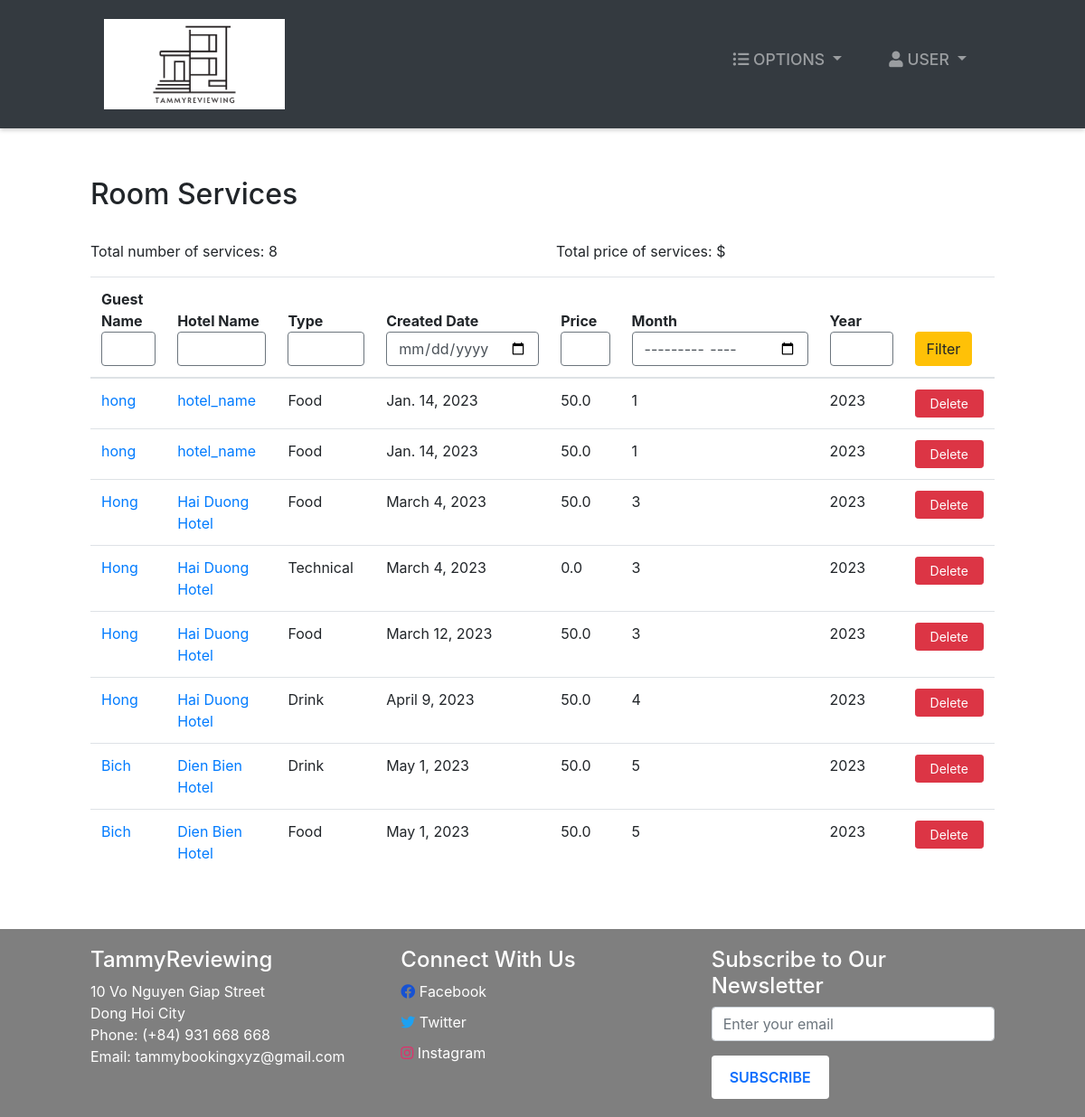
/room-services/ (signed in), run on the app's committed database.
### room/models.py (models this page shows, shortened)
class RoomServices(models.Model):
    SERVICES_TYPES = (
        ('Food', 'Food'),
        ('Drink', 'Drink'),
        ('Cleaning', 'Cleaning'),
        ('Technical', 'Technical'),
    )
    curBooking = models.ForeignKey(
        Booking,   null=True, on_delete=models.CASCADE)
    room = models.ForeignKey(Room, on_delete=models.CASCADE)
    createdDate = models.DateField(default=timezone.now)
    servicesType = models.CharField(max_length=20, choices=SERVICES_TYPES)
    price = models.FloatField()

class Booking(models.Model):
    roomNumber = models.ForeignKey(Room, on_delete=models.CASCADE)
    guest = models.ForeignKey(Guest, null=True, on_delete=models.CASCADE)
    dateOfReservation = models.DateField(default=timezone.now)
    startDate = models.DateField()
    endDate = models.DateField()
    has_reviewed = models.BooleanField(default=False)

class Room(models.Model):
    ROOM_TYPES = (
        ('Hotel', 'Hotel'),
        ('HomeStay', 'HomeStay'),
        ('Normal', 'Normal'),
        ('Vip', 'Vip'),
        ('King', 'King'),
    )
    ROOM_ADDRESS = (
        ('Ha Noi','Ha Noi'),
        ('Da Nang','Da Nang'),
        ('Ho Chi Minh','Ho Chi Minh'),
    )
    ROOM_INCLUDE = (
        ('Breakfast','Breakfast'),
        ('Bar','Bar'),
        ('Free WiFi','Free WiFi'),
        ('Room service','Room service'),
        ('Private Bathroom','Private Bathroom'),
    )
    DISTRICT = (
        ('Dong Hoi City ','Dong Hoi City'),
        ('Bo Trach District ','Bo Trach District'),
    )
    number = models.AutoField(primary_key=True)
    capacity = models.SmallIntegerField()
    numberOfBeds = models.SmallIntegerField()
    roomType = models.TextField(max_length=20,choices=ROOM_TYPES)
    price = models.FloatField()
    statusStartDate = models.DateField(null=True)
    statusEndDate = models.DateField(null=True)
    address = models.CharField(max_length=100)
    hotel_name = models.CharField(max_length=50)
    room_include = MultiSelectField( max_length=200, choices=ROOM_INCLUDE,)
    district = models.TextField( max_length=22, choices=DISTRICT,default="")
    nearby_places =  models.CharField( max_length=200,default="")
    room_area = models.CharField( max_length=15,default="")
    discount = models.FloatField(default=0.0)
    images = models.ImageField(upload_to='room_images/', blank=True)
    tourist_place = models.ManyToManyField(TouristPlace)

### accounts/models.py (models this page shows, shortened)
class Guest(models.Model):
    user = models.OneToOneField(User, null=True, on_delete=models.CASCADE)
    phoneNumber = PhoneNumberField(unique=True)

### room/views.py (the view, shortened to what this page needs)
# urls.py: path('room-services/', room_services, name="room-services"),
@ login_required(login_url='login')
def room_services(request):
    role = str(request.user.groups.all()[0])
    path = role + "/"
    room_services = RoomServices.objects.all()
    context = {
        "role": role,
        "room_services": room_services
    }
    return render(request, path + "room-services.html", context)

### Templates/admin/room-services.html
{% extends '../index.html' %}
{% block context %}
{% include '../common_pages/room-services.html' %}
{% endblock %}

### Templates/common_pages/room-services.html (shortened to what this page needs)
<div class="main-page py-4">
    <div class="table-responsive">
        <div class="table-header row">
            <div class="col-sm-12 col-md-12 col-lg-4 mb-4">
                <h2>Room Services</h2>
            </div>
        </div>
        <table class="table table-hover">
            <thead>
                <tr>
                    <form action="" method="POST">
                        <th>Guest Name<input type="text" name="name" value="{{name}}" class="form-control border border-secondary"></th>
                        <th>Hotel Name<input type="text" value="{{hotel_name}}" name="hotel_name"class="form-control border border-secondary"></th>
                        <th>Type<input type="text" name="type" value="{{type}}" class="form-control border border-secondary"></th>
                        <th>Created Date<input type="date" name="credate" value="{{credate}}"class="form-control border border-secondary"></th>
                        <th>Price<input type="text" name="price" value="{{price}}" class="form-control border border-secondary"></th>
                        <th>Month<input type="month" name="month" value="{{month}}" class="form-control border border-secondary"></th>
                        <th>Year<input type="year" name="year" value="{{year}}" style="width:70px;" class="form-control border border-secondary"></th>
                        <th><button type="submit" name="filter" class="btn btn-warning">Filter</button></th>
                    </form>
                </tr>
            </thead>
            <tbody>
                {% for rs in room_services %}
                <tr>
                    <td><a
                            href="{% url 'guest-profile' rs.curBooking.guest.user.id %}">{{rs.curBooking.guest.user.first_name}}</a>
                    </td>
                    <td><a href="{% url 'room-profile' rs.room.hotel_name }">{{rs.room.hotel_name}}</a></td>
                    <td>{{rs.servicesType}}</td>
                    <td>{{rs.createdDate}}</td>
                    <td>{{rs.price}}</td>
                    <td>{{ rs.createdDate.month }}</td>
                    <td>{{ rs.createdDate.year }}</td>
                    <td> <a href="" class="btn btn-sm btn-danger px-3">Delete</a></td>
                </tr>
            </tbody>
            <div class="row">
                <div class="col-md-6">
                    <p>Total number of services: {{room_services.count}}</p>
                </div>
                <div class="col-md-6">
                    <p>Total price of services: {{total_price}}$</p>
                </div>
            </div>
        </table>
    </div>
</div>

### static/css/style.css (style rules this page uses)
* { margin: 0; padding: 0; -webkit-font-smoothing: antialiased; box-sizing: border-box; }
.main-page { margin: 0 100px 0 100px; margin-top: 30px; min-height: 570px; }

### static/css/main.css (style rules this page uses)
* { margin: 0; padding: 0; -webkit-font-smoothing: antialiased; }
body { position: relative; }

### static/css/form.css (style rules this page uses)
.form-container input[type=submit] , .btn-primary, button { background-color: #4CAF50; color: white; padding: 12px 20px; border: none; border-radius: 4px; cursor: pointer; }
input[type="text"], input[type="number"] { width: 100%; padding: 0.375rem 0.75rem; font-size: 1rem; line-height: 1.5; color: #495057; background-color: #fff; background-clip: padding-box; border: 1px solid #ced4da; border-radius: 0.25rem; transition: border-color 0.15s ease-in-out, box-shadow 0.15s ease-in-out; }

### data on the page
RoomServices: curBooking.guest.user.first_name "hong", room.hotel_name "hotel_name", servicesType "Food", createdDate "Jan. 14, 2023", price "50.0", createdDate.month "1", createdDate.year "2023"
RoomServices: curBooking.guest.user.first_name "hong", room.hotel_name "hotel_name", servicesType "Food", createdDate "Jan. 14, 2023", price "50.0", createdDate.month "1", createdDate.year "2023"
RoomServices: curBooking.guest.user.first_name "Hong", room.hotel_name "Hai Duong Hotel", servicesType "Food", createdDate "March 4, 2023", price "50.0", createdDate.month "3", createdDate.year "2023"
RoomServices: curBooking.guest.user.first_name "Hong", room.hotel_name "Hai Duong Hotel", servicesType "Technical", createdDate "March 4, 2023", price "0.0", createdDate.month "3", createdDate.year "2023"
RoomServices: curBooking.guest.user.first_name "Hong", room.hotel_name "Hai Duong Hotel", servicesType "Food", createdDate "March 12, 2023", price "50.0", createdDate.month "3", createdDate.year "2023"
RoomServices: curBooking.guest.user.first_name "Hong", room.hotel_name "Hai Duong Hotel", servicesType "Drink", createdDate "April 9, 2023", price "50.0", createdDate.month "4", createdDate.year "2023"
RoomServices: curBooking.guest.user.first_name "Bich", room.hotel_name "Dien Bien Hotel", servicesType "Drink", createdDate "May 1, 2023", price "50.0", createdDate.month "5", createdDate.year "2023"
RoomServices: curBooking.guest.user.first_name "Bich", room.hotel_name "Dien Bien Hotel", servicesType "Food", createdDate "May 1, 2023", price "50.0", createdDate.month "5", createdDate.year "2023"

### other printed values
{{ room_services.count }} "8"
